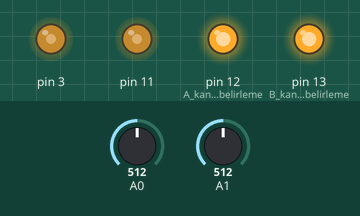
This sketch was run on a simulated Arduino Uno, built with avr-gcc and run on an emulated ATmega328P. Shown: output pins drawn as LEDs (lit = HIGH). The inputs (shaded band) are chosen by the test bench; at power-on: A0 = 512, A1 = 512.

Above: at 1.2 s.
1.3 s: A0 set to 716
At 1.8 s:
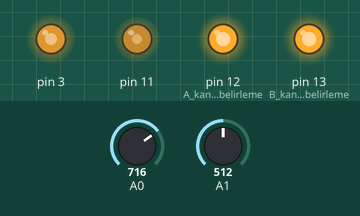
2.8 s: A1 set to 716
At 3.1 s:
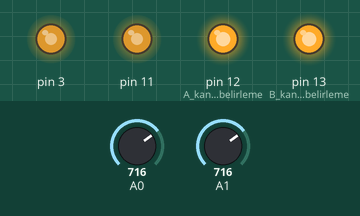
4.3 s: A0 set to 900
At 5.5 s:
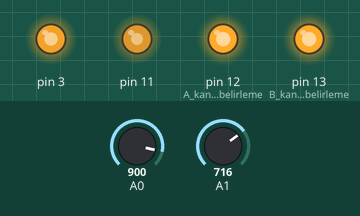
5.8 s: A1 set to 900
At 6.8 s:
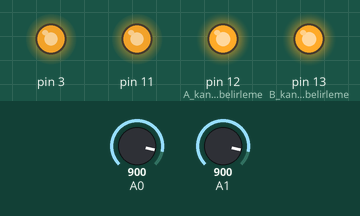
7.3 s: A0 set to 511
At 8.1 s:
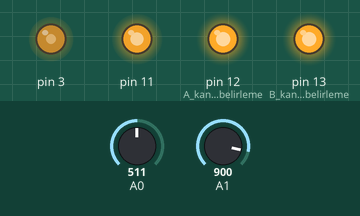
8.8 s: A1 set to 122
At 9.4 s:
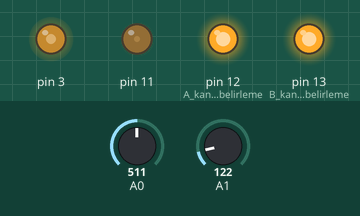
Timing chart, 0 to 11.3 s (numbered marks = the images above; inputs shaded):
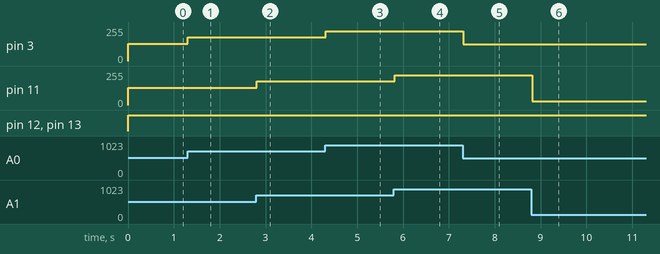

Measured:
- after the input at 1.3 s, pin 3: 128/255 → 179/255 at once
- after the input at 2.8 s, pin 11: 128/255 → 179/255 at once
- after the input at 4.3 s, pin 3: 179/255 → 225/255 at once
- after the input at 5.8 s, pin 11: 179/255 → 225/255 at once
- after the input at 7.3 s, pin 3: 225/255 → 127/255 at once
- after the input at 8.8 s, pin 11: 225/255 → 30/255 at once

The sketch:

Uygulama_7.2.ino
```cpp
/*
Program No: 7.2
Program Adı: İki adet dc motorun hız kontrolü
Kullanılan Arduino Modeli: Arduino Uno
Kullanılan Shield : Ardumoto
Web Adres: www.arduinouygulamalari.com
-------------------------------------------------
*/
void setup() {
  pinMode(12, OUTPUT); //A kanalının Yön belirleme pini
  pinMode(13, OUTPUT); //B kanalının Yön belirleme pini
}
void loop() {
  int PWM1 = analogRead(0); //Analog 0 pinine bağlı pot değerinin okunması 0 ile 1023 arası değer
  int PWM2 = analogRead(1);
  PWM1 = PWM1 / 4; // Skala 4'e bölünketedir. Motor PWM değeri maksimum 255 olabilir.
  PWM2 = PWM2 / 4; // Skala 4'e bölünketedir Motor PWM değeri maksimum 255 olabilir.
  analogWrite(3, PWM1); // A kanalının Motor hızı
  analogWrite(11, PWM2); // B kanalının Motor hızı
  digitalWrite(12, HIGH); //A kanalının dönüş yönü saat yönünde
  digitalWrite(13, HIGH); // B kanalının dönüş yönü saat yönünde
  delay(100); //100 milisaniye bekle
}
//void loop
```
